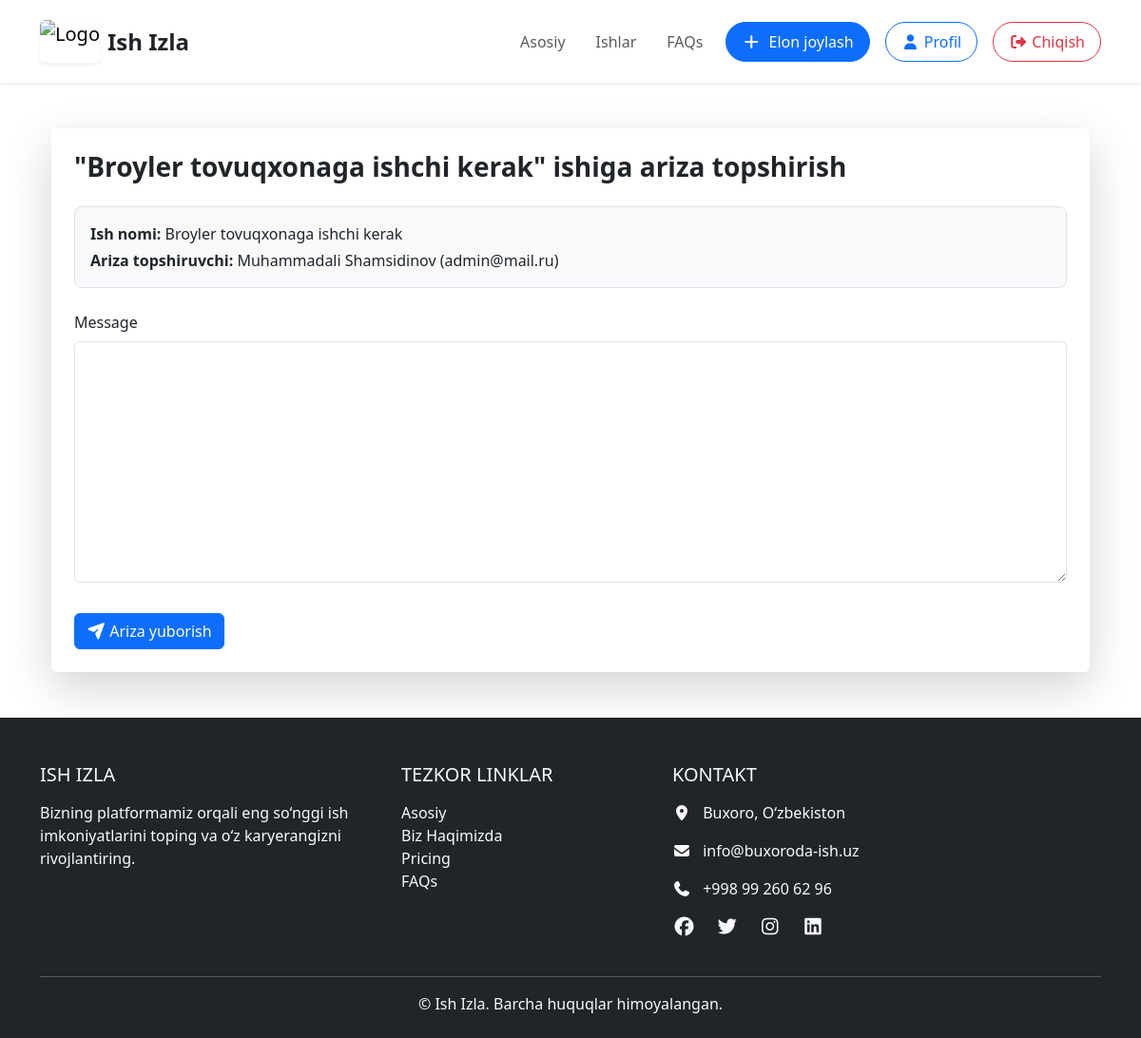
Screenshot of /advertisements/apply/17/ (signed in) with the database file from the repository.
### advertisement/models.py (models this page shows, shortened)
class Job(models.Model):
    employer = models.ForeignKey(EmployerProfile, on_delete=models.CASCADE, related_name="jobs")
    category = models.ForeignKey(CategoryModel,on_delete=models.CASCADE,verbose_name='Kategorya')
    title = models.CharField(max_length=255,verbose_name='Sarlovha')
    description = models.TextField(verbose_name='Tasnif')
    salary = models.CharField(max_length=100, blank=True, null=True,verbose_name='Maosh')
    created_at = models.DateTimeField(auto_now_add=True)
    location = models.CharField(max_length=155,verbose_name='Manzil')
    phone_number = models.CharField(max_length=14,default='998992606296',verbose_name='Telefon raqam')
    class Meta:
        ordering = ['-created_at']

### users/models.py (models this page shows)
class CustomUser(AbstractUser):
    USER_ROLES = (
        ('Worker','Worker'),
        ('Employer','Employer'),
    )
    user_roles = models.CharField(max_length=255,choices=USER_ROLES,default='Employer')

### advertisement/views.py (the view, shortened to what this page needs)
# urls.py: path('apply/<int:job_pk>/', ApplicationView.as_view(), name='apply_for_job'),
class ApplicationView(View):
    def get(self, request, job_pk):
        job = get_object_or_404(Job, pk=job_pk)
        if Application.objects.filter(job=job, applicant=request.user).exists():
            messages.warning(request, 'Siz bu ishga allaqachon topshirgansiz!')
            return redirect('job:job-detail', pk=job.pk)
        form = ApplicationForm()
        return render(request, 'pages/apply.html', {'form': form, 'job': job})

### advertisement/forms.py
class ApplicationForm(forms.ModelForm):
    class Meta:
        model = Application
        fields = ('message',)

### templates/pages/apply.html (shortened to what this page needs)
{% extends "base.html" %}
{% load crispy_forms_tags %}
{% block content %}
<div class="container mt-5">
    <div class="card shadow-lg p-4 border-0">
        <h3 class="mb-4 fw-bold">"{{ job.title }}" ishiga ariza topshirish</h3>
        <div class="mb-4 p-3 bg-light rounded-3 border">
            <p class="mb-1">
                <strong>Ish nomi:</strong> {{ job.title }}
            </p>
            <p class="mb-0">
                <strong>Ariza topshiruvchi:</strong> {{ request.user.first_name }} {{ request.user.last_name }}
                ({{ request.user.email }})
            </p>
        </div>
        <form method="POST">
            {{ form|crispy }}
            <button class="btn btn-primary mt-3">
                <i class="fa-solid fa-paper-plane"></i> Ariza yuborish
            </button>
        </form>
    </div>
</div>
{% endblock %}

### rows the page displays
Job: title "Broyler tovuqxonaga ishchi kerak"
CustomUser: user.first_name "Muhammadali", user.last_name "Shamsidinov", user.email "admin@mail.ru"
